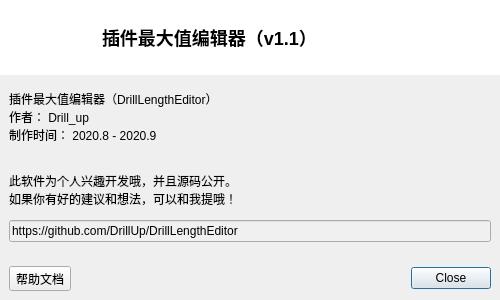
<?xml version="1.0" encoding="UTF-8"?>
<ui version="4.0">
 <class>W_SoftwareAbout</class>
 <widget class="QDialog" name="W_SoftwareAbout">
  <property name="geometry">
   <rect>
    <x>0</x>
    <y>0</y>
    <width>500</width>
    <height>300</height>
   </rect>
  </property>
  <property name="windowTitle">
   <string>关于Drill_up</string>
  </property>
  <property name="styleSheet">
   <string notr="true">#widget_title{
	background-color: rgb(255, 255, 255);
}</string>
  </property>
  <layout class="QVBoxLayout" name="verticalLayout" stretch="0,1">
   <property name="spacing">
    <number>0</number>
   </property>
   <property name="leftMargin">
    <number>0</number>
   </property>
   <property name="topMargin">
    <number>0</number>
   </property>
   <property name="rightMargin">
    <number>0</number>
   </property>
   <property name="bottomMargin">
    <number>0</number>
   </property>
   <item>
    <widget class="QWidget" name="widget_title" native="true">
     <property name="sizePolicy">
      <sizepolicy hsizetype="Preferred" vsizetype="Minimum">
       <horstretch>0</horstretch>
       <verstretch>0</verstretch>
      </sizepolicy>
     </property>
     <layout class="QHBoxLayout" name="horizontalLayout_2">
      <property name="leftMargin">
       <number>12</number>
      </property>
      <property name="topMargin">
       <number>0</number>
      </property>
      <property name="rightMargin">
       <number>0</number>
      </property>
      <property name="bottomMargin">
       <number>0</number>
      </property>
      <item>
       <widget class="QWidget" name="widget" native="true">
        <property name="sizePolicy">
         <sizepolicy hsizetype="Fixed" vsizetype="Fixed">
          <horstretch>0</horstretch>
          <verstretch>0</verstretch>
         </sizepolicy>
        </property>
        <property name="minimumSize">
         <size>
          <width>75</width>
          <height>75</height>
         </size>
        </property>
        <property name="maximumSize">
         <size>
          <width>75</width>
          <height>75</height>
         </size>
        </property>
        <property name="styleSheet">
         <string notr="true">border-image: url(:/DrillLengthEditor/Resources/icons/global/drill_logo_200x200.png);</string>
        </property>
       </widget>
      </item>
      <item>
       <widget class="QLabel" name="label_title">
        <property name="styleSheet">
         <string notr="true">font-family:&quot;微软雅黑&quot;;
font-size:18px;
font-weight:bold;
padding:4px;</string>
        </property>
        <property name="text">
         <string>插件最大值编辑器（v1.1）</string>
        </property>
       </widget>
      </item>
     </layout>
    </widget>
   </item>
   <item>
    <widget class="QWidget" name="widget_2" native="true">
     <layout class="QGridLayout" name="gridLayout" rowstretch="1,0,0">
      <property name="leftMargin">
       <number>0</number>
      </property>
      <property name="topMargin">
       <number>0</number>
      </property>
      <property name="rightMargin">
       <number>0</number>
      </property>
      <property name="bottomMargin">
       <number>0</number>
      </property>
      <item row="2" column="1">
       <layout class="QHBoxLayout" name="horizontalLayout" stretch="0,0,0">
        <property name="leftMargin">
         <number>9</number>
        </property>
        <property name="topMargin">
         <number>9</number>
        </property>
        <property name="rightMargin">
         <number>9</number>
        </property>
        <property name="bottomMargin">
         <number>9</number>
        </property>
        <item>
         <widget class="QToolButton" name="toolButton">
          <property name="sizePolicy">
           <sizepolicy hsizetype="Preferred" vsizetype="Preferred">
            <horstretch>0</horstretch>
            <verstretch>0</verstretch>
           </sizepolicy>
          </property>
          <property name="text">
           <string>帮助文档</string>
          </property>
          <property name="icon">
           <iconset resource="../../../drillLengthEditor.qrc">
            <normaloff>:/DrillLengthEditor/Resources/icons/nav/Help.png</normaloff>:/DrillLengthEditor/Resources/icons/nav/Help.png</iconset>
          </property>
          <property name="toolButtonStyle">
           <enum>Qt::ToolButtonTextBesideIcon</enum>
          </property>
         </widget>
        </item>
        <item>
         <spacer name="horizontalSpacer">
          <property name="orientation">
           <enum>Qt::Horizontal</enum>
          </property>
          <property name="sizeHint" stdset="0">
           <size>
            <width>40</width>
            <height>20</height>
           </size>
          </property>
         </spacer>
        </item>
        <item>
         <widget class="QDialogButtonBox" name="buttonBox">
          <property name="standardButtons">
           <set>QDialogButtonBox::Close</set>
          </property>
         </widget>
        </item>
       </layout>
      </item>
      <item row="0" column="1">
       <widget class="QWidget" name="widget_3" native="true">
        <layout class="QVBoxLayout" name="verticalLayout_2">
         <item>
          <widget class="QLabel" name="label">
           <property name="text">
            <string>插件最大值编辑器（DrillLengthEditor）
作者： Drill_up
制作时间： 2020.8 - 2020.9


此软件为个人兴趣开发哦，并且源码公开。
如果你有好的建议和想法，可以和我提哦！</string>
           </property>
          </widget>
         </item>
         <item>
          <widget class="QLineEdit" name="lineEdit">
           <property name="styleSheet">
            <string notr="true">background-color: rgb(240, 240, 240);</string>
           </property>
           <property name="text">
            <string>https://github.com/DrillUp/DrillLengthEditor</string>
           </property>
           <property name="readOnly">
            <bool>true</bool>
           </property>
          </widget>
         </item>
        </layout>
       </widget>
      </item>
     </layout>
    </widget>
   </item>
  </layout>
 </widget>
 <resources>
  <include location="../../../drillLengthEditor.qrc"/>
 </resources>
 <connections>
  <connection>
   <sender>buttonBox</sender>
   <signal>rejected()</signal>
   <receiver>W_SoftwareAbout</receiver>
   <slot>reject()</slot>
   <hints>
    <hint type="sourcelabel">
     <x>324</x>
     <y>275</y>
    </hint>
    <hint type="destinationlabel">
     <x>351</x>
     <y>228</y>
    </hint>
   </hints>
  </connection>
 </connections>
</ui>
